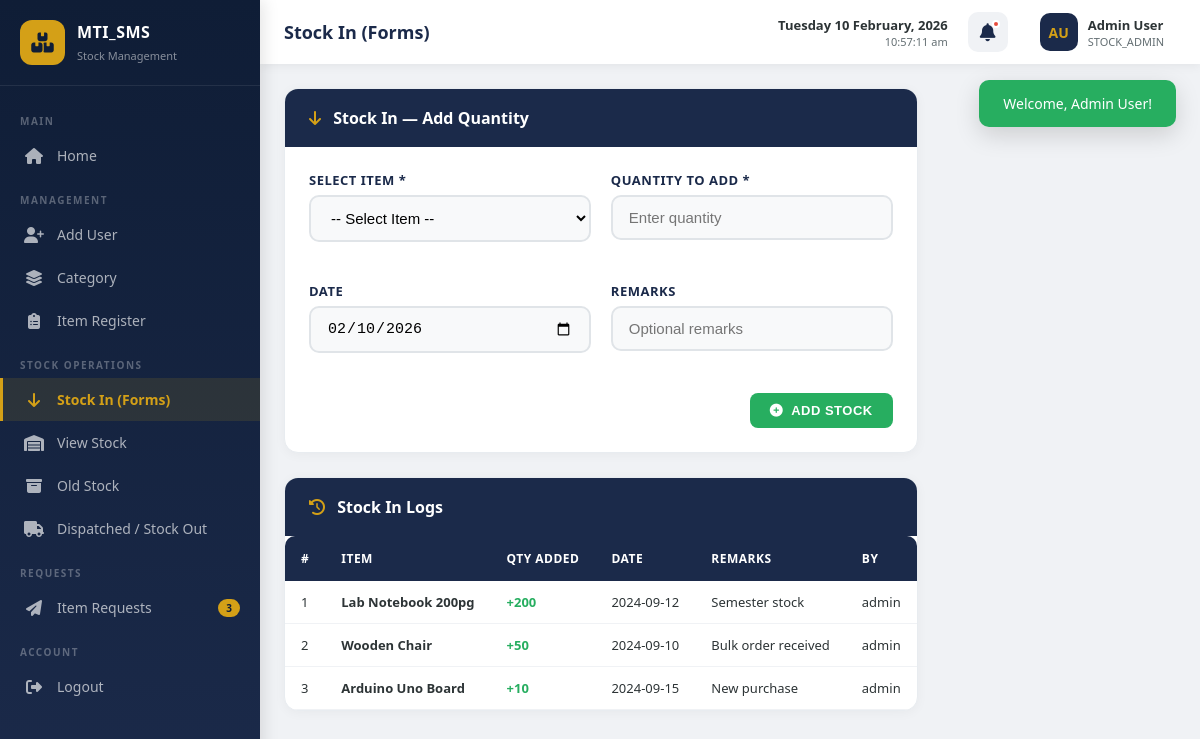
Screenshot of /stock-in.php (signed in) with the database file from the repository.
### tables this page shows
CREATE TABLE `stock_in_logs` (
  `id` INT(11) NOT NULL AUTO_INCREMENT,
  `item_id` INT(11) NOT NULL,
  `qty` INT(11) NOT NULL,
  `log_date` DATE NOT NULL,
  `remarks` TEXT,
  `created_by` VARCHAR(50) NOT NULL,
  `created_at` TIMESTAMP NOT NULL DEFAULT CURRENT_TIMESTAMP,
  PRIMARY KEY (`id`),
  KEY `idx_item_id` (`item_id`),
  KEY `idx_log_date` (`log_date`),
  KEY `idx_created_by` (`created_by`),
  CONSTRAINT `fk_stockin_item` FOREIGN KEY (`item_id`) REFERENCES `items` (`id`) ON UPDATE CASCADE
);

CREATE TABLE `items` (
  `id` INT(11) NOT NULL AUTO_INCREMENT,
  `name` VARCHAR(200) NOT NULL,
  `category_id` INT(11) NOT NULL,
  `subcategory_id` INT(11) DEFAULT NULL,
  `department` VARCHAR(100) DEFAULT NULL,
  `quantity` INT(11) NOT NULL DEFAULT 0,
  `description` TEXT,
  `entry_date` DATE DEFAULT NULL,
  `created_at` TIMESTAMP NOT NULL DEFAULT CURRENT_TIMESTAMP,
  `updated_at` TIMESTAMP NOT NULL DEFAULT CURRENT_TIMESTAMP ON UPDATE CURRENT_TIMESTAMP,
  PRIMARY KEY (`id`),
  KEY `idx_category` (`category_id`),
  KEY `idx_subcategory` (`subcategory_id`),
  KEY `idx_department` (`department`),
  KEY `idx_quantity` (`quantity`),
  CONSTRAINT `fk_item_category` FOREIGN KEY (`category_id`) REFERENCES `categories` (`id`) ON UPDATE CASCADE,
  CONSTRAINT `fk_item_subcategory` FOREIGN KEY (`subcategory_id`) REFERENCES `subcategories` (`id`) ON UPDATE CASCADE
);

### config/database.php (called while the page is built, shortened)
<?php
class Database {
    private static $instance = null;
    private $conn;
    private function __construct() {
        try {
            $dsn = "mysql:host=" . DB_HOST . ";dbname=" . DB_NAME . ";charset=" . DB_CHARSET;
            $options = array(
                PDO::ATTR_ERRMODE => PDO::ERRMODE_EXCEPTION,
                PDO::ATTR_DEFAULT_FETCH_MODE => PDO::FETCH_ASSOC,
                PDO::ATTR_EMULATE_PREPARES => false
            );
            $this->conn = new PDO($dsn, DB_USER, DB_PASS, $options);
        } catch (PDOException $e) {
            die("Database Connection Failed: " . $e->getMessage());
        }
    }
    public static function getInstance() {
        if (self::$instance === null) {
            self::$instance = new self();
        }
        return self::$instance;
    }
    public function getConnection() {
        return $this->conn;
    }
}
function getDB() {
    return Database::getInstance()->getConnection();
}
function dbQuery($sql, $params = array()) {
    $db = getDB();
    $stmt = $db->prepare($sql);
    $stmt->execute($params);
    return $stmt;
}
function dbFetchAll($sql, $params = array()) {
    return dbQuery($sql, $params)->fetchAll();
}
?>

### stock-in.php (the view, shortened to what this page needs)
<?php
require_once 'config/database.php';
$logs = dbFetchAll("SELECT sl.*, i.name as item_name
    FROM stock_in_logs sl
    LEFT JOIN items i ON sl.item_id = i.id
    ORDER BY sl.id DESC LIMIT 50");
require_once 'includes/header.php';
?>
<div class="card mb-24">
    <div class="card-header">
        <h3><i class="fas fa-arrow-down" style="color: var(--mustard); margin-right: 8px;"></i> Stock In — Add Quantity</h3>
    </div>
    <div class="card-body">
        <form method="POST" action="">
            <div class="form-grid">
                <div class="form-group">
                    <label>Select Item *</label>
                    <select name="item_id" required>
                        <option value="">-- Select Item --</option>
                    </select>
                </div>
                <div class="form-group">
                    <label>Quantity to Add *</label>
                    <input type="number" name="qty" placeholder="Enter quantity" min="1" required>
                </div>
                <div class="form-group">
                    <label>Date</label>
                    <input type="date" name="log_date" value="<?php echo date('Y-m-d'); ?>">
                </div>
                <div class="form-group">
                    <label>Remarks</label>
                    <input type="text" name="remarks" placeholder="Optional remarks">
                </div>
                <div class="full-width text-right">
                    <button type="submit" class="btn btn-success"><i class="fas fa-plus-circle"></i> Add Stock</button>
                </div>
            </div>
        </form>
    </div>
</div>
<div class="card">
    <div class="card-header">
        <h3><i class="fas fa-history" style="color: var(--mustard); margin-right: 8px;"></i> Stock In Logs</h3>
    </div>
    <div class="card-body p-0 overflow-x-auto">
        <table class="data-table">
            <thead>
                <tr>
                    <th>#</th>
                    <th>Item</th>
                    <th>Qty Added</th>
                    <th>Date</th>
                    <th>Remarks</th>
                    <th>By</th>
                </tr>
            </thead>
            <tbody>
                <?php foreach ($logs as $i => $log): ?>
                <tr>
                    <td><?php echo $i + 1; ?></td>
                    <td><strong><?php echo htmlspecialchars($log['item_name']); ?></strong></td>
                    <td><span class="qty-add">+<?php echo $log['qty']; ?></span></td>
                    <td><?php echo $log['log_date']; ?></td>
                    <td><?php echo htmlspecialchars($log['remarks']); ?></td>
                    <td><?php echo htmlspecialchars($log['created_by']); ?></td>
                </tr>
                <?php endforeach; ?>
            </tbody>
        </table>
    </div>
</div>
<?php require_once 'includes/footer.php'; ?>

### assets/css/style.css (style rules this page uses)
:root { --navy: #1B2A4A; --navy-dark: #0F1D36; --navy-light: #2C3E6B; --mustard: #D4A017; --mustard-light: #E8B92F; --mustard-dark: #B8860B; --grey-bg: #F0F2F5; --white: #FFFFFF; --dark-text: #2D3436; --light-text: #636E72; }
* { margin: 0; padding: 0; box-sizing: border-box; }
body { font-family: 'Segoe UI', Tahoma, Geneva, Verdana, sans-serif; background: var(--grey-bg); color: var(--dark-text); }
.form-group { margin-bottom: 20px; }
.form-group label { display: block; font-size: 13px; font-weight: 600; color: var(--navy); margin-bottom: 6px; text-transform: uppercase; letter-spacing: 0.5px; }
.form-group input, .form-group select, .form-group textarea { width: 100%; padding: 12px 16px; border: 2px solid #E0E4E8; border-radius: 10px; font-size: 15px; transition: all 0.3s; outline: none; background: #F8F9FA; }
.card { background: var(--white); border-radius: 14px; box-shadow: 0 2px 12px rgba(0,0,0,0.04); border: 1px solid #E8ECF0; overflow: hidden; }
.card-header { padding: 18px 24px; background: var(--navy); color: var(--white); display: flex; align-items: center; justify-content: space-between; }
.card-header h3 { font-size: 16px; font-weight: 600; }
.card-body { padding: 24px; }
.btn { padding: 10px 20px; border: none; border-radius: 8px; font-size: 13px; font-weight: 600; cursor: pointer; transition: all 0.2s; display: inline-flex; align-items: center; gap: 8px; text-transform: uppercase; letter-spacing: 0.5px; text-decoration: none; }
.btn-success { background: #27AE60; color: var(--white); }
.data-table { width: 100%; border-collapse: separate; border-spacing: 0; }
.data-table thead th { background: var(--navy); color: var(--white); padding: 14px 16px; text-align: left; font-size: 12px; text-transform: uppercase; letter-spacing: 0.5px; font-weight: 600; }
.data-table thead th:first-child { border-radius: 10px 0 0 0; }
.data-table thead th:last-child { border-radius: 0 10px 0 0; }
.data-table tbody td { padding: 12px 16px; border-bottom: 1px solid #F0F2F5; font-size: 13px; color: var(--dark-text); }
.form-grid { display: grid; grid-template-columns: 1fr 1fr; gap: 20px; }
.form-grid .full-width { grid-column: 1 / -1; }
.qty-add { color: #27AE60; font-weight: 700; }
.text-right { text-align: right; }
.mb-24 { margin-bottom: 24px; }
.p-0 { padding: 0; }
.overflow-x-auto { overflow-x: auto; }

### rows the page displays
stock_in_logs: item.name "Lab Notebook 200pg", qty "200", log_date "2024-09-12", remarks "Semester stock", created_by "admin"
stock_in_logs: item.name "Wooden Chair", qty "50", log_date "2024-09-10", remarks "Bulk order received", created_by "admin"
stock_in_logs: item.name "Arduino Uno Board", qty "10", log_date "2024-09-15", remarks "New purchase", created_by "admin"

### other values shown
$flash['message'] "Welcome, Admin User!"
$item['label'] "Home"
$item['label'] "Add User"
$item['label'] "Category"
$item['label'] "Item Register"
$item['label'] "Stock In (Forms)"
$item['label'] "View Stock"
$item['label'] "Old Stock"
$item['label'] "Dispatched / Stock Out"
$item['label'] "Item Requests"
$item['badge'] "3"
$pageTitle "Stock In (Forms)"
getUserInitials() "AU"
$user['full_name'] "Admin User"
$user['role'] "STOCK_ADMIN"
